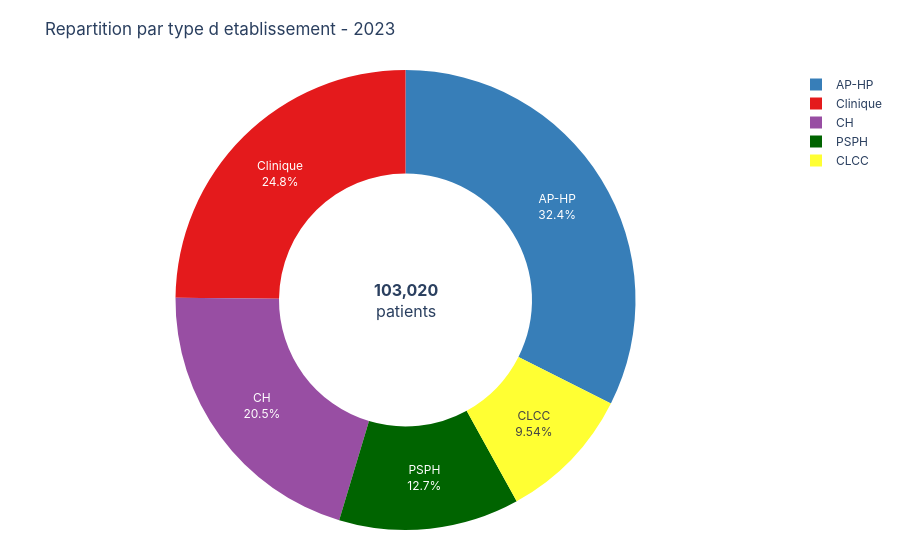

Notebook code for this chart:
### Code cell
reg_total_last = reg[(reg.appareil == 'TOTAL') & (reg.organe == 'TOTAL')
                     & (reg.annee == last_year)]
types_etab = sorted(reg_total_last['entite'].unique())
fig_reg_donut = donut_market_share(reg_total_last, 'entite', 'nb_patients',
                                   f'Repartition par type d etablissement - {last_year}',
                                   entities=types_etab, color_map=REGIONAL_COLORS)
fig_reg_donut.show()

### Figure 1 — Plotly figure (JSON) as saved in the notebook; plotly's stock layout.template omitted (floating-point values rounded to 4 significant figures)
{"data": [{"hole": 0.55, "hovertemplate": "<b>%{label}</b><br>%{value:,.0f} patients<br>%{percent}<extra></extra>", "labels": ["AP-HP", "CH", "CLCC", "Clinique", "PSPH"], "marker": {"colors": ["#377EB8", "#984EA3", "#FFFF33", "#E41A1C", "darkgreen"]}, "sort": true, "textinfo": "label+percent", "type": "pie", "values": [33408, 21121, 9828, 25592, 13071]}], "layout": {"annotations": [{"font": {"size": 16}, "showarrow": false, "text": "<b>103,020</b><br>patients", "x": 0.5, "xanchor": "center", "y": 0.5}], "font": {"family": "Inter, Arial, sans-serif"}, "legend": {"font": {"size": 12}}, "margin": {"b": 30, "l": 30, "r": 30, "t": 70}, "paper_bgcolor": "white", "showlegend": true, "title": {"font": {"size": 17}, "text": "Repartition par type d etablissement - 2023"}}}
